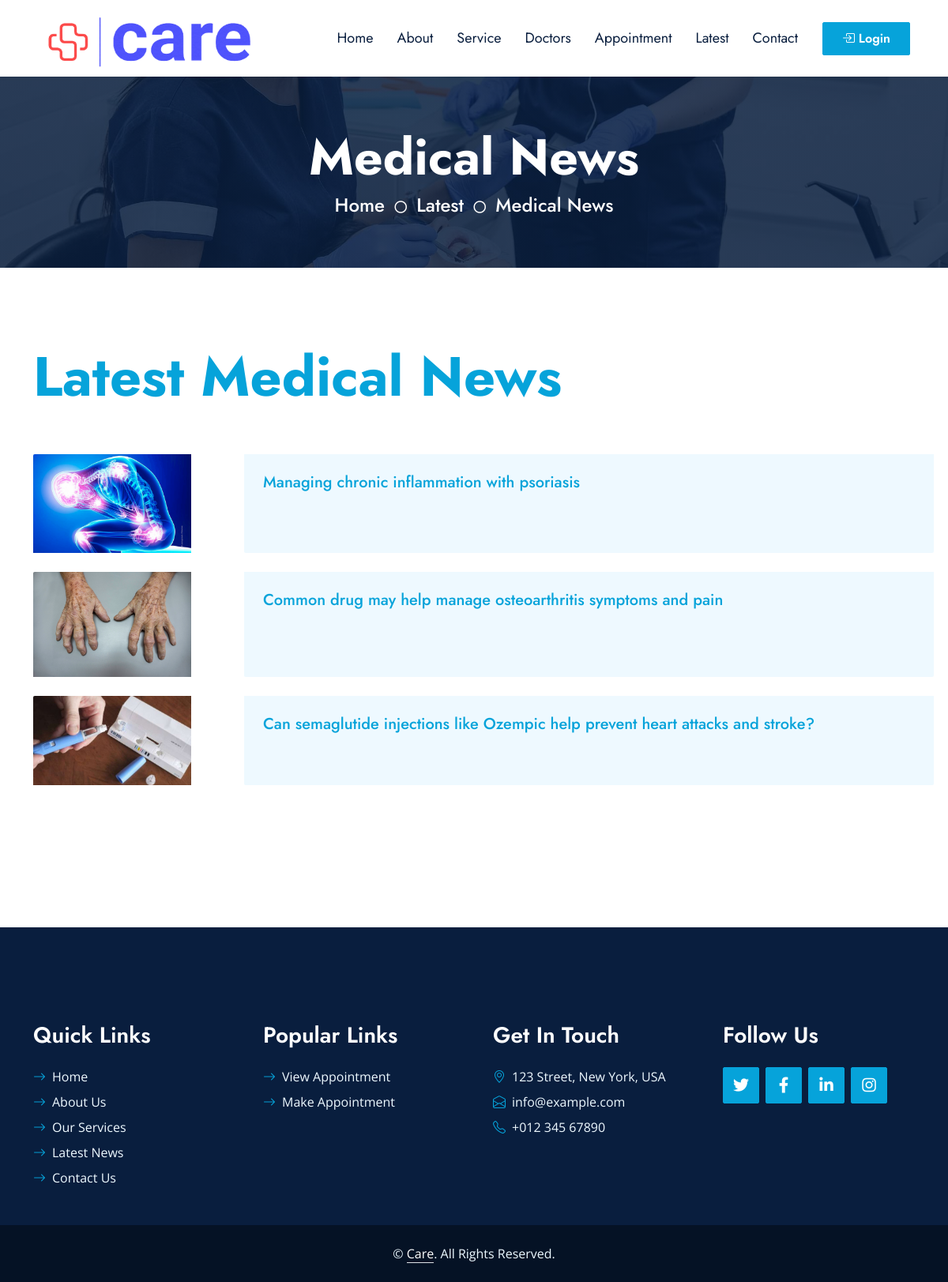
The page /userside/medical_news.php on the database its author committed.
### tables this page shows
CREATE TABLE `medical_news` (
  `news_id` int(11) NOT NULL,
  `news_title` varchar(300) NOT NULL,
  `news_image` varchar(500) NOT NULL,
  `news_content` longtext NOT NULL
);

### userside/medical_news.php (the view, shortened to what this page needs)
<?php
include("../admin/connection.php");
$select_news = "SELECT * FROM `medical_news`";
$run_select_news = mysqli_query($connection, $select_news);
?>
<!DOCTYPE html>
<html lang="en">
<head>
    <link href="https://cdnjs.cloudflare.com/ajax/libs/font-awesome/5.10.0/css/all.min.css" rel="stylesheet">
    <link href="https://cdn.jsdelivr.net/npm/bootstrap-icons@1.4.1/font/bootstrap-icons.css" rel="stylesheet">
    <link href="lib/owlcarousel/assets/owl.carousel.min.css" rel="stylesheet">
    <link href="lib/animate/animate.min.css" rel="stylesheet">
    <link href="lib/tempusdominus/css/tempusdominus-bootstrap-4.min.css" rel="stylesheet" />
    <link href="lib/twentytwenty/twentytwenty.css" rel="stylesheet" />
    <link href="css/bootstrap.min.css" rel="stylesheet">
    <link href="css/style.css" rel="stylesheet">
</head>
<body>
    <?php include("navbar.php"); ?>
    <div class="container-fluid bg-primary py-5 hero-header mb-5">
        <div class="row py-3">
            <div class="col-12 text-center">
                <h1 class="display-3 text-white animated zoomIn">Medical News</h1>
                <a href="" class="h4 text-white">Home</a>
                <i class="far fa-circle text-white px-2"></i>
                <a href="" class="h4 text-white">Latest</a>
                <i class="far fa-circle text-white px-2"></i>
                <a href="" class="h4 text-white">Medical News</a>
            </div>
        </div>
    </div>
    <div class="container-fluid py-5 wow fadeInUp" data-wow-delay="0.1s">
        <div class="container ">
            <h2 class="section_heading">Latest Medical News</h2>
            <div class="row g-5 mb-5 justify-content-center">
                <div class="col-lg-12 ">
                    <div class="section-title mb-5">
                        <?php while ($row_news = mysqli_fetch_array($run_select_news)) { ?>
                        </div> <a href="each_medical_news.php?mn_id=<?php echo $row_news['news_id']; ?>">
                            <div class="row flex-row g-5 mb-4">
                                <div class="col-md-3 service-item wow zoomIn" data-wow-delay="0.6s">
                                    <div class="rounded-top overflow-hidden">
                                        <img style="width:200px;" class="img-fluid"
                                            src="<?php echo $row_news['news_image']; ?>" alt="">
                                    </div>
                                </div>
                                <div class=" col-md-9  bg-light rounded-bottom text-left  pt-4 ">
                                    <h5 style="color:#06A3DA;">
                                        <?php echo $row_news['news_title']; ?>
                                    </h5>
                                </div>
                            <?php }
                        ; ?>
                        </div>
                    </a>
                </div>
            </div>
        </div>
    </div>
    <?php
    include('footer.php');
    ?>
</body>
</html>

### userside/css/style.css (style rules this page uses)
:root { --primary: #06A3DA; --secondary: #F57E57; --light: #EEF9FF; --dark: #091E3E; }
h1, h2, .font-weight-bold { font-weight: 700 !important; }
h5, h6, .font-weight-medium { font-weight: 500 !important; }
.hero-header { background: linear-gradient(rgba(9, 30, 62, .85), rgba(9, 30, 62, .85)), url(../img/carousel-1.jpg) center center no-repeat; background-size: cover; }
.service-item img, .service-item .bg-light, .service-item .bg-light h5, .team-item .team-text { transition: .5s; }

### userside/medical_news.php (style rules this page uses)
.section_heading { font-size: 70px; color: #06A3DA; }

### rows shown on the page
medical_news: news_image (picture), news_title "Managing chronic inflammation with psoriasis"
medical_news: news_image (picture), news_title "Common drug may help manage osteoarthritis symptoms and pain"
medical_news: news_image (picture), news_title "Can semaglutide injections like Ozempic help prevent heart attacks and stroke?"
